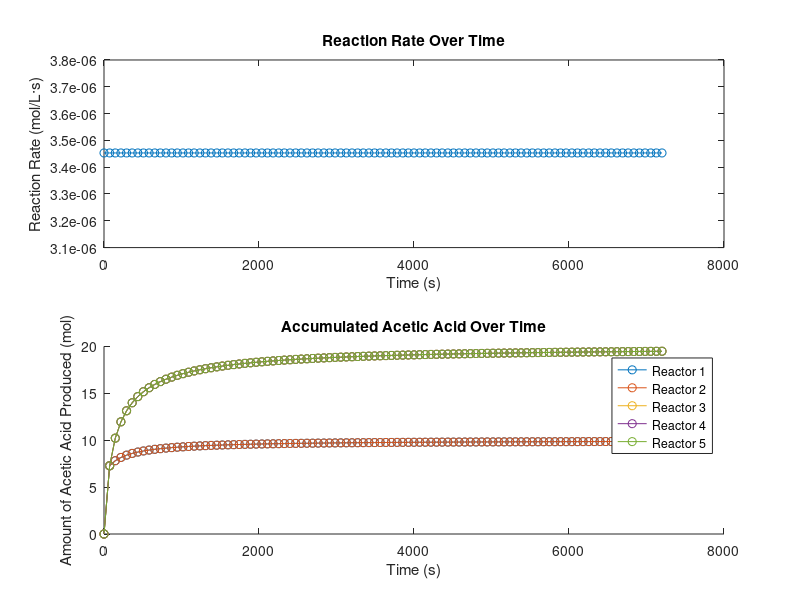

MATLAB code to generate this figure: (Note: this script raises an error after producing the figure.)
% Given conditions
reactorVolumes = [10, 10, 20, 20, 20]; % Liters for each reactor
numReactors = length(reactorVolumes);
reactionTime = 1 * 120 * 60; % 3 hours converted to seconds
initialConcentration = 1; % Equal molar concentrations of methanol and carbon monoxide
temperature = 150; % Celsius

% Constants
rateConstant = 0.1; % Example rate constant (adjust as needed)
gasConstant = 8.314; % J/(mol·K), universal gas constant

% Stoichiometry
stoichiometryMethanol = -1; % mol/L (based on reaction)
stoichiometryCarbonMonoxide = -1; % mol/L (based on reaction)
stoichiometryAceticAcid = 1; % mol/L (based on reaction)

% Time range for the reaction
time = linspace(0, reactionTime, 100); % Adjust the number of points as needed

% Initialize arrays to store concentrations and amounts produced for each reactor
methanolConcentrations = initialConcentration * ones(numReactors, 1);
carbonMonoxideConcentrations = initialConcentration * ones(numReactors, 1);
aceticAcidConcentrations = zeros(numReactors, 1);
amountProduced = zeros(numReactors, length(time));

% Loop over time points
for j = 2:length(time)
    dt = time(j) - time(j-1);

    % Loop over reactors
    for i = 1:numReactors
        % Adjust reaction rate based on temperature (Arrhenius equation)
        reactionRate = rateConstant * methanolConcentrations(i) * carbonMonoxideConcentrations(i);

        % Adjust reaction rate based on reactor volume
        reactionRate = reactionRate / reactorVolumes(i);

        % Update concentrations based on stoichiometry
        methanolConcentrations(i) = methanolConcentrations(i) + stoichiometryMethanol * reactionRate * dt;
        carbonMonoxideConcentrations(i) = carbonMonoxideConcentrations(i) + stoichiometryCarbonMonoxide * reactionRate * dt;
        aceticAcidConcentrations(i) = aceticAcidConcentrations(i) + stoichiometryAceticAcid * reactionRate * dt;

        % Accumulate amount produced over time for each reactor
        amountProduced(i, j) = aceticAcidConcentrations(i) * reactorVolumes(i);
    end
end

% Plot the results
figure;
subplot(2, 1, 1);
plot(time, reactionRate * ones(size(time)), '-o'); % Constant reaction rate for illustration
xlabel('Time (s)');
ylabel('Reaction Rate (mol/L·s)');
title('Reaction Rate Over Time');

subplot(2, 1, 2);
hold on;
for i = 1:numReactors
    plot(time, amountProduced(i, :), '-o', 'DisplayName', sprintf('Reactor %d', i));
end
hold off;
xlabel('Time (s)');
ylabel('Amount of Acetic Acid Produced (mol)');
title('Accumulated Acetic Acid Over Time');
legend('show');

% Find the index corresponding to 20 minutes
timeAt90Minutes = 90 * 60; % Convert 20 minutes to seconds
indexAt90Minutes = find(time >= timeAt20Minutes, 1);

% Print the amount of acetic acid produced at 20 minutes for each reactor
for i = 1:numReactors
    fprintf('Reactor %d: Amount of Acetic Acid Produced at 20 minutes: %.4f mol\n', i, amountProduced(i, indexAt20Minutes));
end
